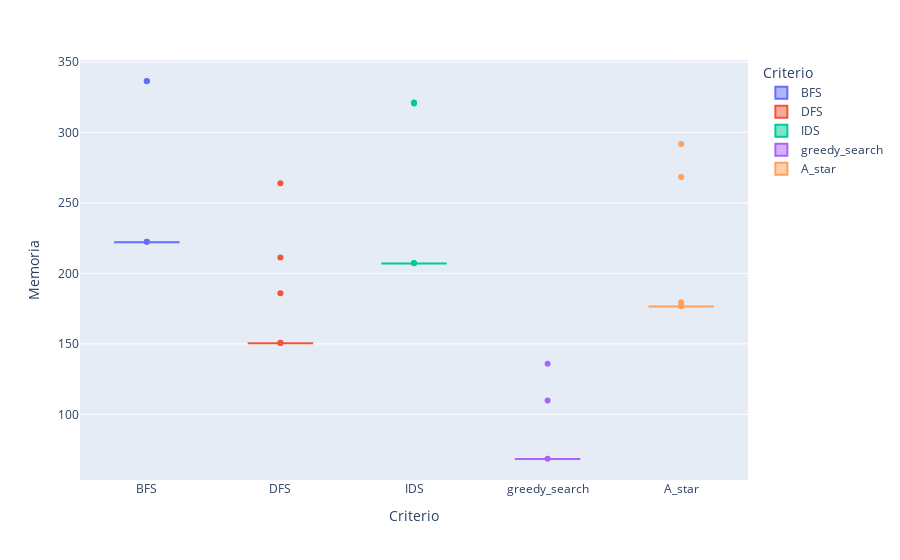

Notebook source saved alongside this figure:
### Code cell
fig = px.box(df, x= "Criterio", y="Memoria", color= "Criterio")
fig.show()

### Figure 1 — Plotly figure (JSON) as saved in the notebook; plotly's stock layout.template omitted (floating-point values rounded to 4 significant figures)
{"data": [{"alignmentgroup": "True", "hovertemplate": "Criterio=%{x}<br>Memoria=%{y}<extra></extra>", "legendgroup": "BFS", "marker": {"color": "#636efa"}, "name": "BFS", "notched": false, "offsetgroup": "BFS", "orientation": "v", "showlegend": true, "type": "box", "x": ["BFS", "BFS", "BFS", "BFS", "BFS", "BFS", "BFS", "BFS", "BFS", "BFS", "BFS", "BFS", "BFS", "BFS", "BFS", "BFS", "BFS", "BFS", "BFS", "BFS", "BFS", "BFS", "BFS", "BFS", "BFS", "BFS", "BFS", "BFS", "BFS", "BFS", "BFS", "BFS", "BFS", "BFS", "BFS", "BFS", "BFS", "BFS", "BFS", "BFS", "BFS", "BFS", "BFS", "BFS", "BFS", "BFS", "BFS", "BFS", "BFS", "BFS", "BFS", "BFS", "BFS", "BFS", "BFS", "BFS", "BFS", "BFS", "BFS", "BFS", "BFS", "BFS", "BFS", "BFS", "BFS", "BFS", "BFS", "BFS", "BFS", "BFS", "BFS", "BFS", "BFS", "BFS", "BFS", "BFS", "BFS", "BFS", "BFS", "BFS", "BFS", "BFS", "BFS", "BFS", "BFS", "BFS", "BFS", "BFS", "BFS", "BFS", "BFS", "BFS", "BFS", "BFS", "BFS", "BFS", "BFS", "BFS", "BFS", "BFS"], "x0": " ", "xaxis": "x", "y": [336.5, 222.5, 222.4, 222.1, 222.1, 222.1, 222.1, 222.1, 222.1, 222.1, 222.1, 222.1, 222.1, 222.1, 222.1, 222.1, 222.1, 222.1, 222.1, 222.1, 222.1, 222.1, 222.1, 222.1, 222.1, 222.1, 222.1, 222.1, 222.1, 222.1, 222.1, 222.1, 222.1, 222.1, 222.1, 222.1, 222.1, 222.1, 222.1, 222.1, 222.1, 222.1, 222.1, 222.1, 222.1, 222.1, 222.1, 222.1, 222.1, 222.1, 222.1, 222.1, 222.1, 222.1, 336.3, 222.1, 222.1, 222.1, 222.1, 222.1, 222.1, 222.1, 222.1, 222.1, 222.1, 222.1, 222.1, 222.1, 222.1, 222.1, 222.1, 222.1, 222.1, 222.1, 222.1, 222.1, 222.1, 222.1, 222.1, 222.1, 222.1, 222.1, 222.1, 222.1, 222.1, 222.1, 222.1, 222.1, 222.1, 222.1, 222.1, 222.1, 222.1, 222.1, 222.1, 222.1, 222.1, 222.1, 222.1, 222.1], "y0": " ", "yaxis": "y"}, {"alignmentgroup": "True", "hovertemplate": "Criterio=%{x}<br>Memoria=%{y}<extra></extra>", "legendgroup": "DFS", "marker": {"color": "#EF553B"}, "name": "DFS", "notched": false, "offsetgroup": "DFS", "orientation": "v", "showlegend": true, "type": "box", "x": ["DFS", "DFS", "DFS", "DFS", "DFS", "DFS", "DFS", "DFS", "DFS", "DFS", "DFS", "DFS", "DFS", "DFS", "DFS", "DFS", "DFS", "DFS", "DFS", "DFS", "DFS", "DFS", "DFS", "DFS", "DFS", "DFS", "DFS", "DFS", "DFS", "DFS", "DFS", "DFS", "DFS", "DFS", "DFS", "DFS", "DFS", "DFS", "DFS", "DFS", "DFS", "DFS", "DFS", "DFS", "DFS", "DFS", "DFS", "DFS", "DFS", "DFS", "DFS", "DFS", "DFS", "DFS", "DFS", "DFS", "DFS", "DFS", "DFS", "DFS", "DFS", "DFS", "DFS", "DFS", "DFS", "DFS", "DFS", "DFS", "DFS", "DFS", "DFS", "DFS", "DFS", "DFS", "DFS", "DFS", "DFS", "DFS", "DFS", "DFS", "DFS", "DFS", "DFS", "DFS", "DFS", "DFS", "DFS", "DFS", "DFS", "DFS", "DFS", "DFS", "DFS", "DFS", "DFS", "DFS", "DFS", "DFS", "DFS", "DFS"], "x0": " ", "xaxis": "x", "y": [264.0, 150.8, 150.7, 150.5, 150.5, 150.5, 150.5, 150.5, 150.5, 150.5, 150.5, 150.5, 150.5, 150.5, 150.5, 150.5, 150.5, 150.5, 150.5, 150.5, 150.5, 150.5, 150.5, 150.5, 150.5, 150.5, 150.5, 150.5, 150.5, 150.5, 150.5, 150.5, 150.5, 150.5, 150.5, 150.5, 150.5, 150.5, 150.5, 150.5, 150.5, 150.5, 150.5, 150.5, 150.5, 150.5, 150.5, 150.5, 150.5, 150.5, 150.5, 150.5, 150.5, 150.5, 150.5, 211.2, 185.9, 150.5, 150.5, 150.5, 150.5, 150.5, 150.5, 150.5, 150.5, 150.5, 150.5, 150.5, 150.5, 150.5, 150.5, 150.5, 150.5, 150.5, 150.5, 150.5, 150.5, 150.5, 150.5, 150.5, 150.5, 150.5, 150.5, 150.5, 150.5, 150.5, 150.5, 150.5, 150.5, 150.5, 150.5, 150.5, 150.5, 150.5, 150.5, 150.5, 150.5, 150.5, 150.5, 150.5], "y0": " ", "yaxis": "y"}, {"alignmentgroup": "True", "hovertemplate": "Criterio=%{x}<br>Memoria=%{y}<extra></extra>", "legendgroup": "IDS", "marker": {"color": "#00cc96"}, "name": "IDS", "notched": false, "offsetgroup": "IDS", "orientation": "v", "showlegend": true, "type": "box", "x": ["IDS", "IDS", "IDS", "IDS", "IDS", "IDS", "IDS", "IDS", "IDS", "IDS", "IDS", "IDS", "IDS", "IDS", "IDS", "IDS", "IDS", "IDS", "IDS", "IDS", "IDS", "IDS", "IDS", "IDS", "IDS", "IDS", "IDS", "IDS", "IDS", "IDS", "IDS", "IDS", "IDS", "IDS", "IDS", "IDS", "IDS", "IDS", "IDS", "IDS", "IDS", "IDS", "IDS", "IDS", "IDS", "IDS", "IDS", "IDS", "IDS", "IDS", "IDS", "IDS", "IDS", "IDS", "IDS", "IDS", "IDS", "IDS", "IDS", "IDS", "IDS", "IDS", "IDS", "IDS", "IDS", "IDS", "IDS", "IDS", "IDS", "IDS", "IDS", "IDS", "IDS", "IDS", "IDS", "IDS", "IDS", "IDS", "IDS", "IDS", "IDS", "IDS", "IDS", "IDS", "IDS", "IDS", "IDS", "IDS", "IDS", "IDS", "IDS", "IDS", "IDS", "IDS", "IDS", "IDS", "IDS", "IDS", "IDS", "IDS"], "x0": " ", "xaxis": "x", "y": [320.6, 207.4, 207.2, 207, 207, 207, 207, 207, 207, 207, 207, 207, 207, 207, 207, 207, 207, 207, 207, 207, 207, 207, 207, 207, 207, 207, 207, 207, 207, 207, 207, 207, 207, 207, 207, 207, 207, 207, 207, 207, 207, 207, 207, 207, 207, 207, 207, 207, 207, 207, 207, 207, 207, 207, 321.2, 207, 207, 207, 207, 207, 207, 207, 207, 207, 207, 207, 207, 207, 207, 207, 207, 207, 207, 207, 207, 207, 207, 207, 207, 207, 207, 207, 207, 207, 207, 207, 207, 207, 207, 207, 207, 207, 207, 207, 207, 207, 207, 207, 207, 207], "y0": " ", "yaxis": "y"}, {"alignmentgroup": "True", "hovertemplate": "Criterio=%{x}<br>Memoria=%{y}<extra></extra>", "legendgroup": "greedy_search", "marker": {"color": "#ab63fa"}, "name": "greedy_search", "notched": false, "offsetgroup": "greedy_search", "orientation": "v", "showlegend": true, "type": "box", "x": ["greedy_search", "greedy_search", "greedy_search", "greedy_search", "greedy_search", "greedy_search", "greedy_search", "greedy_search", "greedy_search", "greedy_search", "greedy_search", "greedy_search", "greedy_search", "greedy_search", "greedy_search", "greedy_search", "greedy_search", "greedy_search", "greedy_search", "greedy_search", "greedy_search", "greedy_search", "greedy_search", "greedy_search", "greedy_search", "greedy_search", "greedy_search", "greedy_search", "greedy_search", "greedy_search", "greedy_search", "greedy_search", "greedy_search", "greedy_search", "greedy_search", "greedy_search", "greedy_search", "greedy_search", "greedy_search", "greedy_search", "greedy_search", "greedy_search", "greedy_search", "greedy_search", "greedy_search", "greedy_search", "greedy_search", "greedy_search", "greedy_search", "greedy_search", "greedy_search", "greedy_search", "greedy_search", "greedy_search", "greedy_search", "greedy_search", "greedy_search", "greedy_search", "greedy_search", "greedy_search", "greedy_search", "greedy_search", "greedy_search", "greedy_search", "greedy_search", "greedy_search", "greedy_search", "greedy_search", "greedy_search", "greedy_search", "greedy_search", "greedy_search", "greedy_search", "greedy_search", "greedy_search", "greedy_search", "greedy_search", "greedy_search", "greedy_search", "greedy_search", "greedy_search", "greedy_search", "greedy_search", "greedy_search", "greedy_search", "greedy_search", "greedy_search", "greedy_search", "greedy_search", "greedy_search", "greedy_search", "greedy_search", "greedy_search", "greedy_search", "greedy_search", "greedy_search", "greedy_search", "greedy_search", "greedy_search", "greedy_search"], "x0": " ", "xaxis": "x", "y": [135.9, 109.8, 68.63, 68.38, 68.38, 68.38, 68.38, 68.38, 68.38, 68.38, 68.38, 68.38, 68.38, 68.38, 68.38, 68.38, 68.38, 68.38, 68.38, 68.38, 68.38, 68.38, 68.38, 68.38, 68.38, 68.38, 68.38, 68.38, 68.38, 68.38, 68.38, 68.38, 68.38, 68.38, 68.38, 68.38, 68.38, 68.38, 68.38, 68.38, 68.38, 68.38, 68.38, 68.38, 68.38, 68.38, 68.38, 68.38, 68.38, 68.38, 68.38, 68.38, 68.38, 68.38, 68.38, 68.38, 68.38, 68.38, 68.38, 68.38, 68.38, 68.38, 68.38, 68.38, 68.38, 68.38, 68.38, 68.38, 68.38, 68.38, 68.38, 68.38, 68.38, 68.38, 68.38, 68.38, 68.38, 68.38, 68.38, 68.38, 68.38, 68.38, 68.38, 68.38, 68.38, 68.38, 68.38, 68.38, 68.38, 68.38, 68.38, 68.38, 68.38, 68.38, 68.38, 68.38, 68.38, 68.38, 68.38, 68.38], "y0": " ", "yaxis": "y"}, {"alignmentgroup": "True", "hovertemplate": "Criterio=%{x}<br>Memoria=%{y}<extra></extra>", "legendgroup": "A_star", "marker": {"color": "#FFA15A"}, "name": "A_star", "notched": false, "offsetgroup": "A_star", "orientation": "v", "showlegend": true, "type": "box", "x": ["A_star", "A_star", "A_star", "A_star", "A_star", "A_star", "A_star", "A_star", "A_star", "A_star", "A_star", "A_star", "A_star", "A_star", "A_star", "A_star", "A_star", "A_star", "A_star", "A_star", "A_star", "A_star", "A_star", "A_star", "A_star", "A_star", "A_star", "A_star", "A_star", "A_star", "A_star", "A_star", "A_star", "A_star", "A_star", "A_star", "A_star", "A_star", "A_star", "A_star", "A_star", "A_star", "A_star", "A_star", "A_star", "A_star", "A_star", "A_star", "A_star", "A_star", "A_star", "A_star", "A_star", "A_star", "A_star", "A_star", "A_star", "A_star", "A_star", "A_star", "A_star", "A_star", "A_star", "A_star", "A_star", "A_star", "A_star", "A_star", "A_star", "A_star", "A_star", "A_star", "A_star", "A_star", "A_star", "A_star", "A_star", "A_star", "A_star", "A_star", "A_star", "A_star", "A_star", "A_star", "A_star", "A_star", "A_star", "A_star", "A_star", "A_star", "A_star", "A_star", "A_star", "A_star", "A_star", "A_star", "A_star", "A_star", "A_star", "A_star"], "x0": " ", "xaxis": "x", "y": [291.8, 176.8, 176.7, 176.5, 176.5, 176.5, 176.5, 176.5, 176.5, 176.5, 176.5, 176.5, 176.5, 176.5, 176.5, 176.5, 176.5, 176.5, 176.5, 176.5, 176.5, 176.5, 176.5, 176.5, 176.5, 176.5, 176.5, 176.5, 176.5, 176.5, 176.5, 176.5, 176.5, 176.5, 176.5, 176.5, 176.5, 176.5, 176.5, 176.5, 176.5, 176.5, 176.5, 176.5, 176.5, 176.5, 176.5, 176.5, 176.5, 176.5, 176.5, 176.5, 176.5, 176.5, 176.5, 268.3, 179.5, 176.5, 176.5, 176.5, 176.5, 176.5, 176.5, 176.5, 176.5, 176.5, 176.5, 176.5, 176.5, 176.5, 176.5, 176.5, 176.5, 176.5, 176.5, 176.5, 176.5, 176.5, 176.5, 176.5, 176.5, 176.5, 176.5, 176.5, 176.5, 176.5, 176.5, 176.5, 176.5, 176.5, 176.5, 176.5, 176.5, 176.5, 176.5, 176.5, 176.5, 176.5, 176.5, 176.5], "y0": " ", "yaxis": "y"}], "layout": {"boxmode": "overlay", "legend": {"title": {"text": "Criterio"}, "tracegroupgap": 0}, "margin": {"t": 60}, "xaxis": {"anchor": "y", "categoryarray": ["BFS", "DFS", "IDS", "greedy_search", "A_star"], "categoryorder": "array", "domain": [0, 1], "title": {"text": "Criterio"}}, "yaxis": {"anchor": "x", "domain": [0, 1], "title": {"text": "Memoria"}}}}
